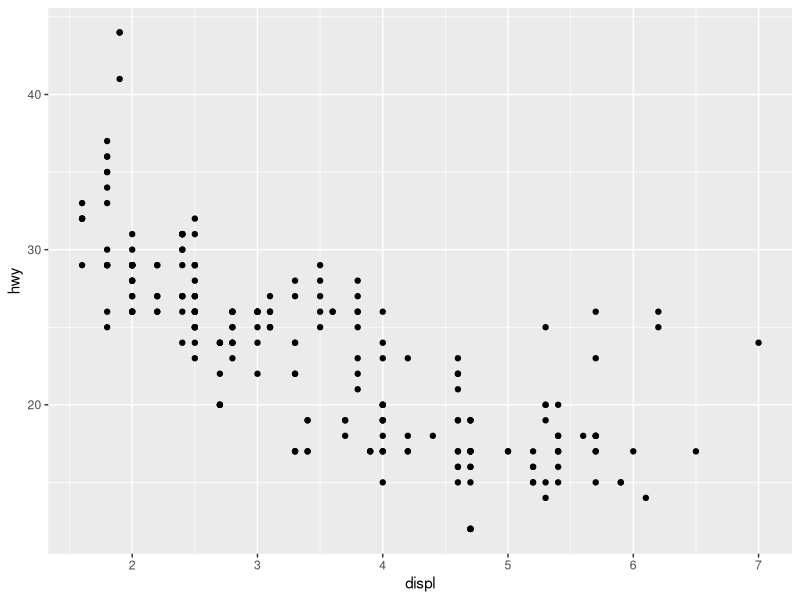
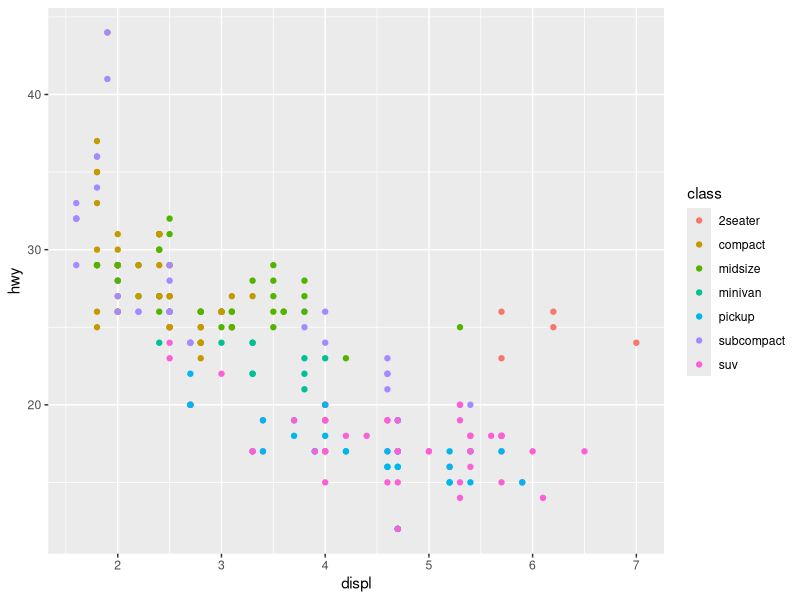
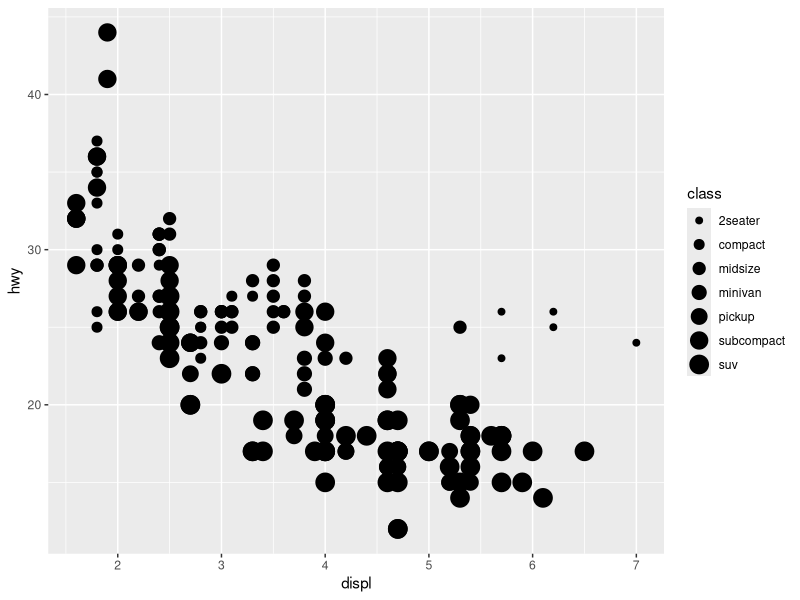
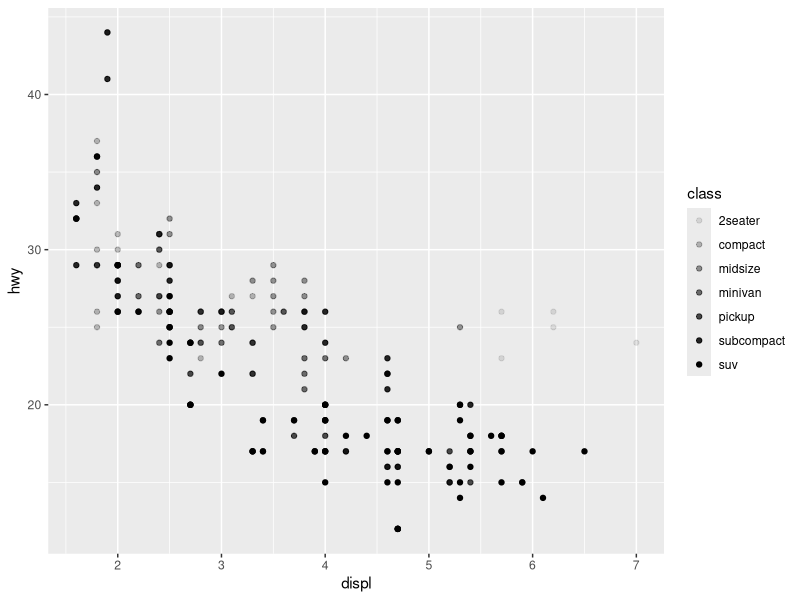
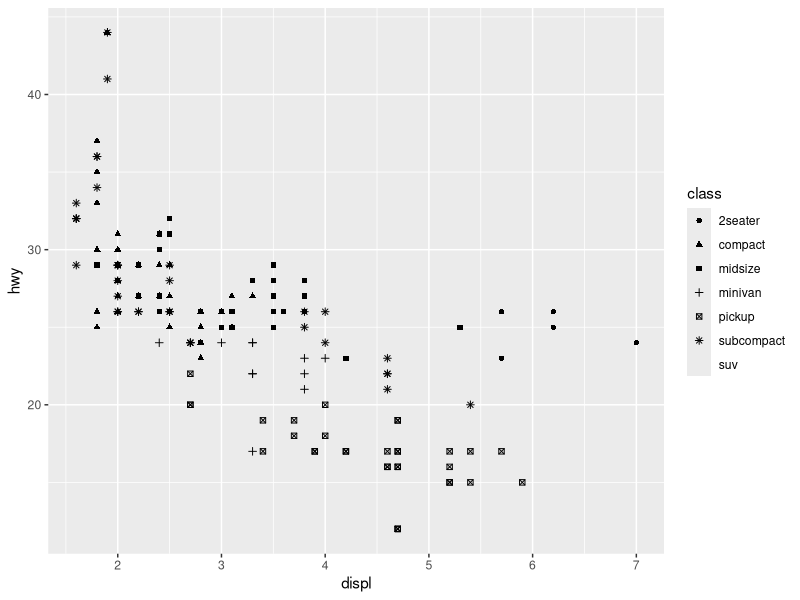
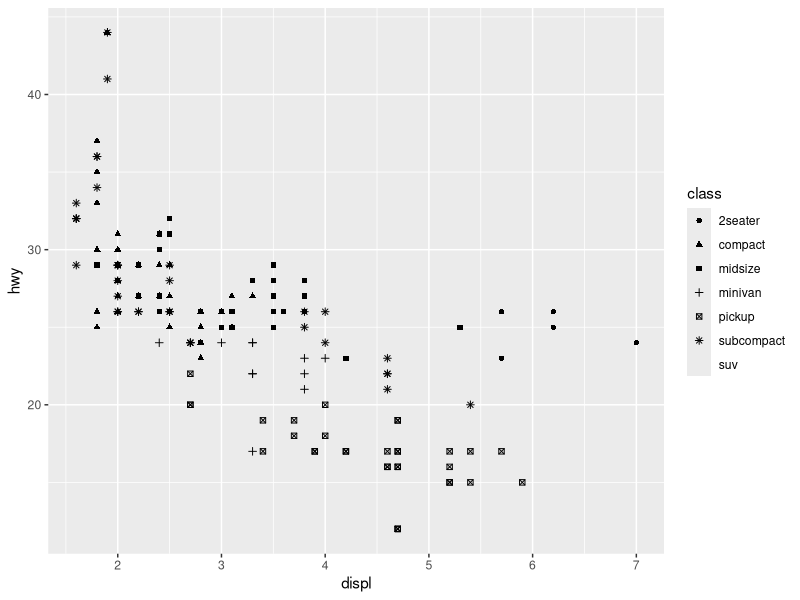
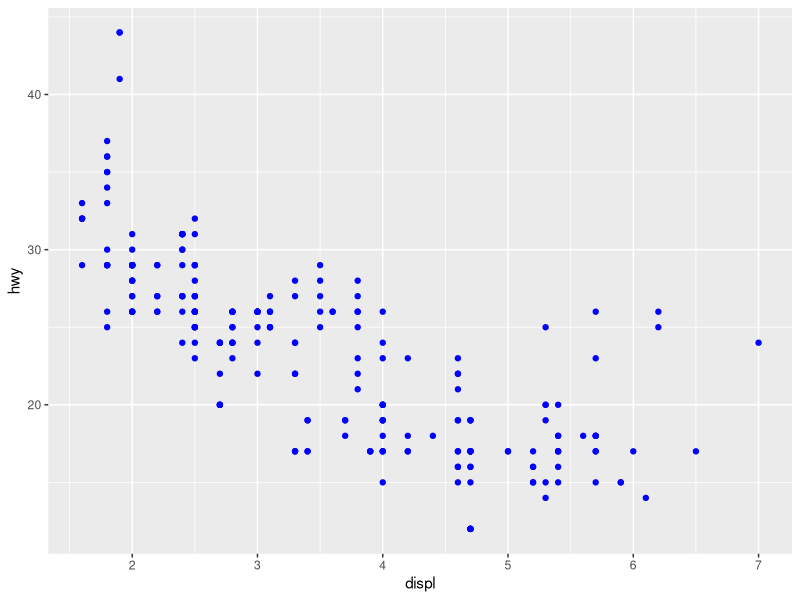
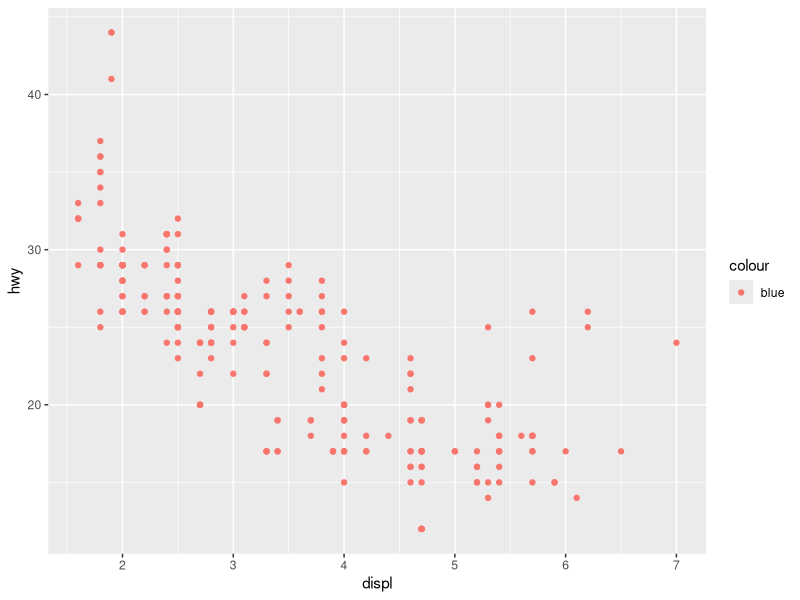

R code for these plots, in order:
## ---- chunk 1
knitr::opts_chunk$set(echo = FALSE)
## ---- chunk 2
#install.packages("tidyverse")
library(tidyverse)
## ---- chunk 3
mpg
# ?mpg
## ---- chunk 4
ggplot(data = mpg) + 
  geom_point(mapping = aes(x = displ, y = hwy))
## ---- chunk 5
ggplot(data = mpg) + 
  geom_point(mapping = aes(x = displ, y = hwy, color = class))
## ---- chunk 6
ggplot(data = mpg) + 
  geom_point(mapping = aes(x = displ, y = hwy, size = class))
## ---- chunk 7
# alpha
ggplot(data = mpg) + 
  geom_point(mapping = aes(x = displ, y = hwy, alpha = class))
## ---- chunk 8
# shape ***only 6 shapes available, SUV unplotted
ggplot(data = mpg) + 
  geom_point(mapping = aes(x = displ, y = hwy, shape = class))
## ---- chunk 9
# shape ***only 6 shapes available, SUV unplotted
ggplot(data = mpg) + 
  geom_point(mapping = aes(x = displ, y = hwy, shape = class))
## ---- chunk 10
ggplot(data = mpg) + 
  geom_point(mapping = aes(x = displ, y = hwy), color = "blue")
## ---- chunk 11
ggplot(data = mpg) + 
  geom_point(mapping = aes(x = displ, y = hwy, color = "blue"))
## ---- chunk 12
ggplot(data = mpg) + 
  geom_point(mapping = aes(x = displ, y = hwy)) + 
  facet_wrap(~ class, nrow = 2)        # ~ formula
## ---- chunk 13
ggplot(data = mpg) + 
  geom_point(mapping = aes(x = displ, y = hwy)) + 
  facet_grid(drv ~ cyl)
## ---- chunk 14
ggplot(data = mpg) + 
  geom_point(mapping = aes(x = displ, y = hwy)) + 
  facet_grid(. ~ cyl)
## ---- chunk 15
ggplot(data = mpg) + 
  geom_point(mapping = aes(x = displ, y = hwy)) + 
  facet_grid(drv ~ .)
## ---- chunk 16
ggplot(data = mpg) + 
  geom_point(mapping = aes(x = displ, y = hwy))
ggplot(data = mpg) + 
  geom_smooth(mapping = aes(x = displ, y = hwy))
## ---- chunk 17
ggplot(data = mpg) + 
  geom_smooth(mapping = aes(x = displ, y = hwy, linetype = drv))
## ---- chunk 18
ggplot(data = mpg) +
  geom_smooth(mapping = aes(x = displ, y = hwy))

ggplot(data = mpg) +
  geom_smooth(mapping = aes(x = displ, y = hwy, group = drv))

ggplot(data = mpg) +
  geom_smooth(
    mapping = aes(x = displ, y = hwy, color = drv),
    show.legend = FALSE
  )
## ---- chunk 19
ggplot(data = mpg) + 
  geom_point(mapping = aes(x = displ, y = hwy)) +
  geom_smooth(mapping = aes(x = displ, y = hwy))
## ---- chunk 20
ggplot(data = mpg, mapping = aes(x = displ, y = hwy)) + 
  geom_point() + 
  geom_smooth()
## ---- chunk 21
ggplot(data = mpg, mapping = aes(x = displ, y = hwy)) + 
  geom_point(mapping = aes(color = class)) + 
  geom_smooth()
## ---- chunk 22
ggplot(data = mpg, mapping = aes(x = displ, y = hwy)) + 
  geom_point(mapping = aes(color = class)) + 
  geom_smooth(data = filter(mpg, class == "subcompact"), se = FALSE)
## ---- chunk 23
ggplot(data = mpg) + 
  geom_smooth(mapping = aes(x = displ, y = hwy, 
                            color = drv, linetype = drv)) +
  geom_point(mapping = aes(x = displ, y = hwy, color = drv))
## ---- chunk 24
ggplot(data = mpg, mapping = aes(x = displ, y = hwy, color = drv)) + 
  geom_smooth(mapping = aes(linetype = drv)) +
  geom_point()
## ---- chunk 25
diamonds
# ?diamonds
## ---- chunk 26
ggplot(data = diamonds) + 
  geom_bar(mapping = aes(x = cut))
## ---- chunk 27
ggplot(data = diamonds) + 
  geom_bar(mapping = aes(x = cut, colour = cut))
ggplot(data = diamonds) + 
  geom_bar(mapping = aes(x = cut, fill = cut))
## ---- chunk 28
ggplot(data = diamonds) + 
  geom_bar(mapping = aes(x = cut, fill = clarity))
## ---- chunk 29
ggplot(data = diamonds, mapping = aes(x = cut, fill = clarity)) + 
  geom_bar(alpha = 1/5, position = "identity")
ggplot(data = diamonds, mapping = aes(x = cut, colour = clarity)) + 
  geom_bar(fill = NA, position = "identity")
## ---- chunk 30
ggplot(data = diamonds) + 
  geom_bar(mapping = aes(x = cut, fill = clarity), position = "fill")
## ---- chunk 31
ggplot(data = diamonds) + 
  geom_bar(mapping = aes(x = cut, fill = clarity), position = "dodge")
## ---- chunk 32
ggplot(data = mpg) + 
  geom_point(mapping = aes(x = displ, y = hwy))
## ---- chunk 33
ggplot(data = mpg) + 
  geom_point(mapping = aes(x = displ, y = hwy), position = "jitter")
## ---- chunk 34
ggplot(data = mpg, mapping = aes(x = class, y = hwy)) + 
  geom_boxplot()
ggplot(data = mpg, mapping = aes(x = class, y = hwy)) + 
  geom_boxplot() +
  coord_flip()
## ---- chunk 35
nz <- map_data("nz")

ggplot(nz, aes(long, lat, group = group)) +
  geom_polygon(fill = "white", colour = "black")

ggplot(nz, aes(long, lat, group = group)) +
  geom_polygon(fill = "white", colour = "black") +
  coord_quickmap()
## ---- chunk 36
bar <- ggplot(data = diamonds) + 
  geom_bar(
    mapping = aes(x = cut, fill = cut), 
    show.legend = FALSE,
    width = 1
  ) + 
  theme(aspect.ratio = 1) +
  labs(x = NULL, y = NULL)

bar + coord_flip()
bar + coord_polar()
